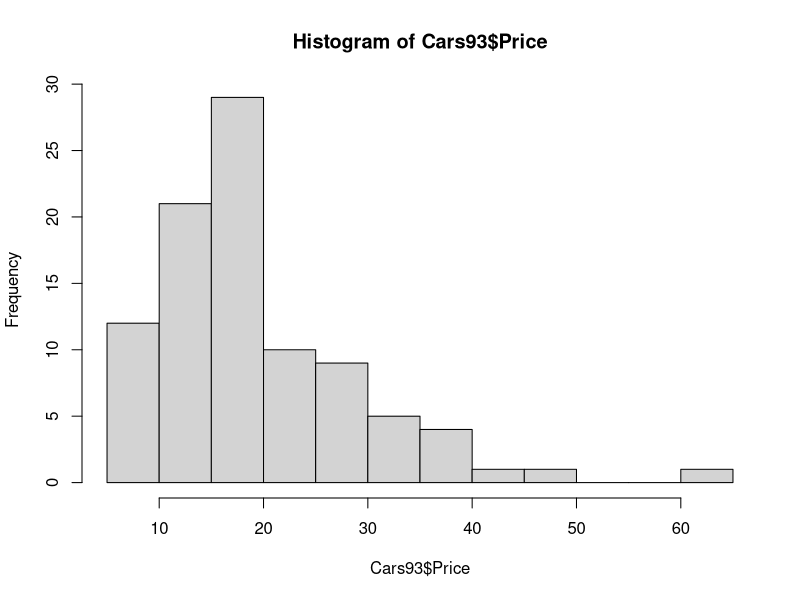
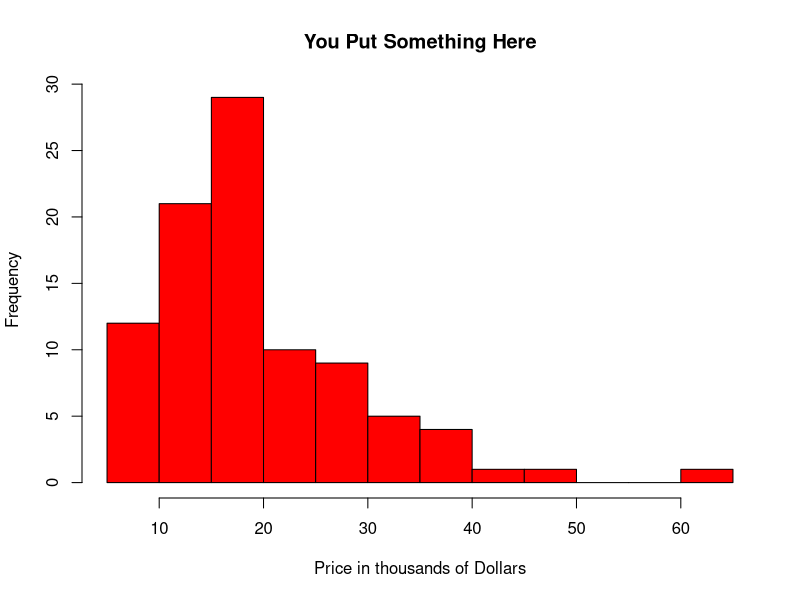
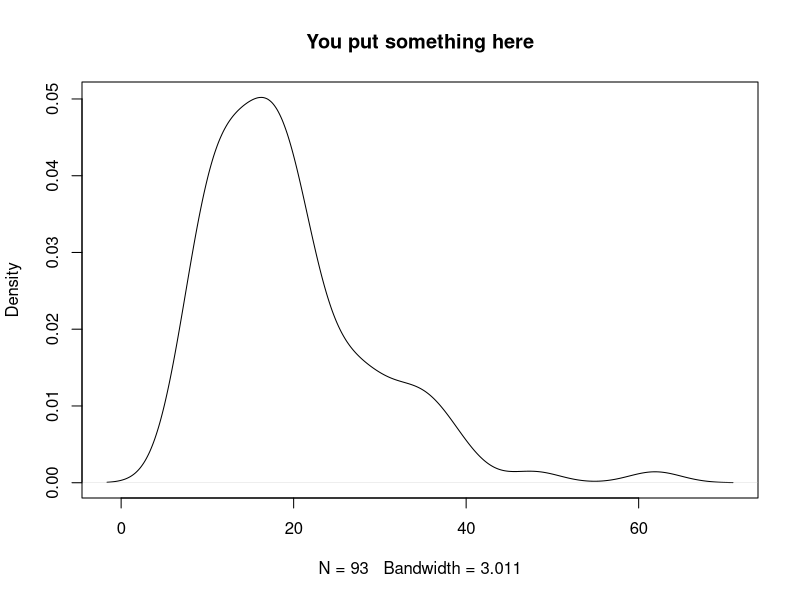
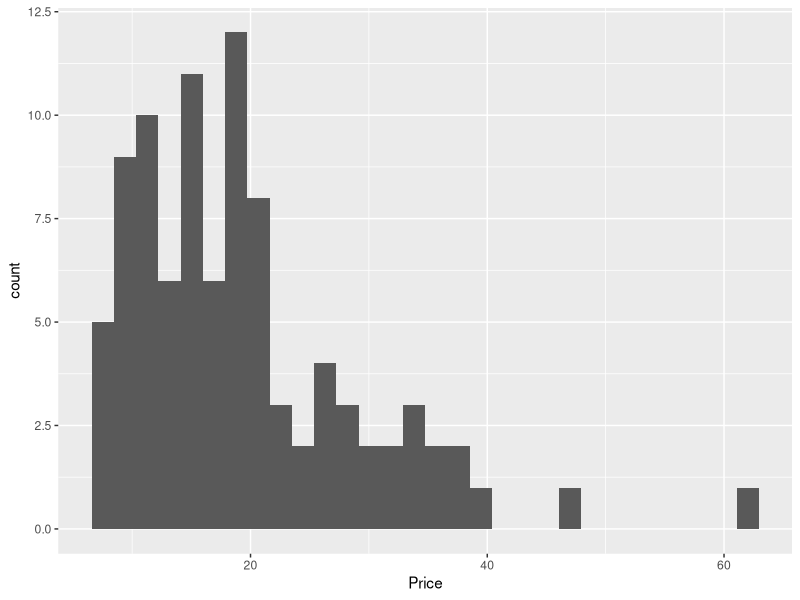
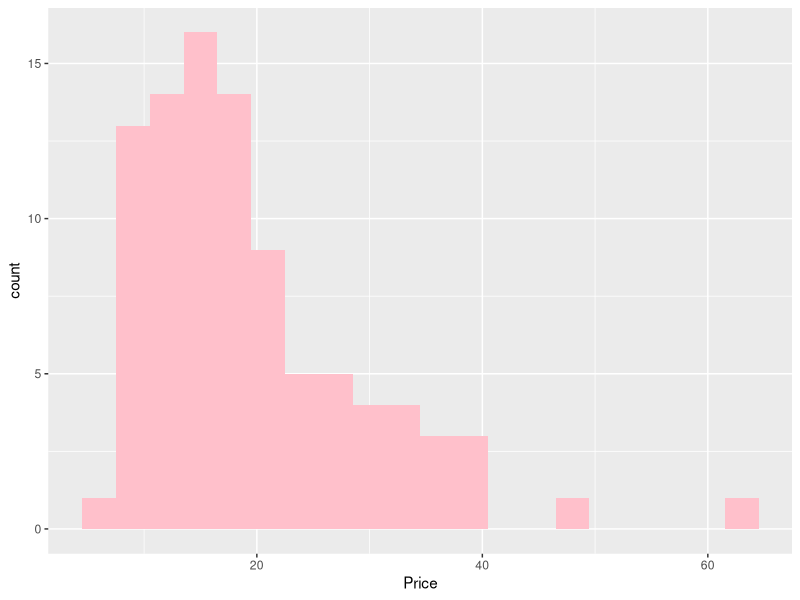
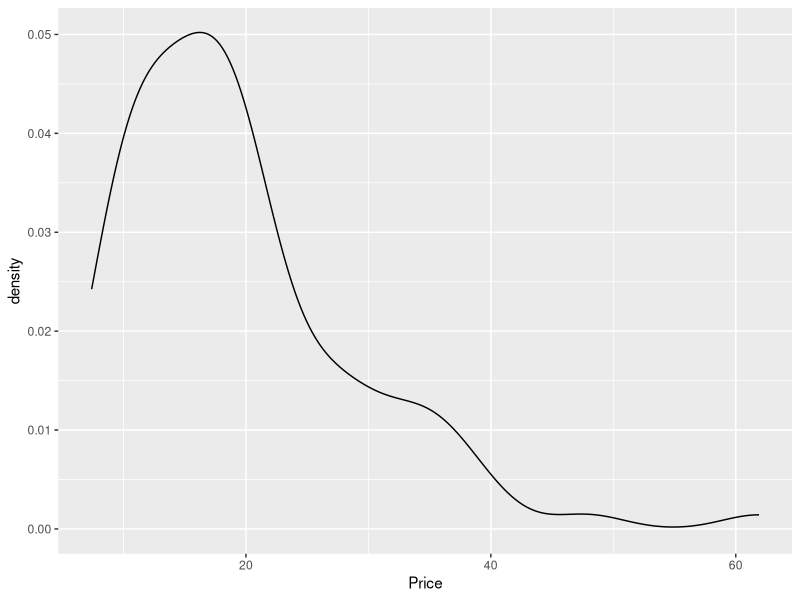
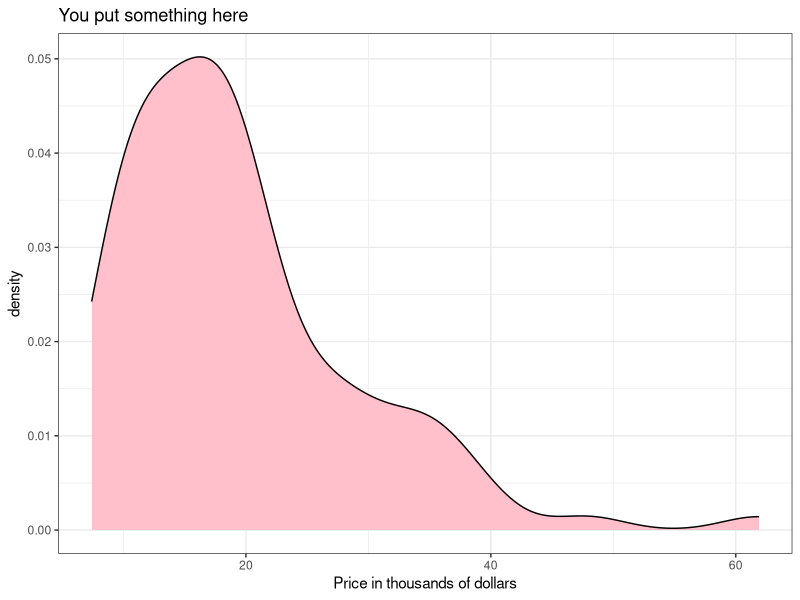
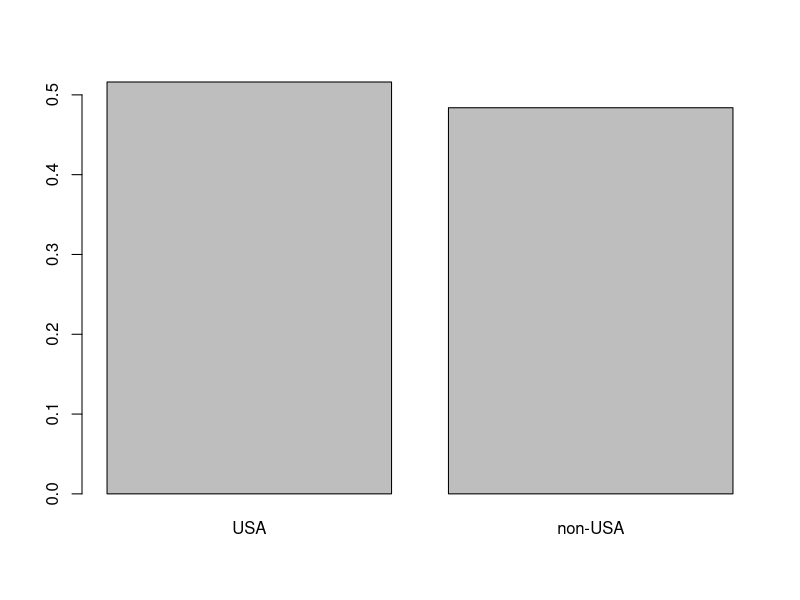

R code for these plots, in order:
# Back in Class!
library(MASS)
?Cars93
str(Cars93)
# quantitative first
hist(Cars93$Price)
hist(Cars93$Price, xlab = "Price in thousands of Dollars", main = "You Put Something Here", col = "red")
plot(density(Cars93$Price), main = "You put something here")
#  ggplot2
library(ggplot2)
ggplot(data = Cars93, aes(x = Price)) + 
  geom_histogram()
#
ggplot(data = Cars93, aes(x = Price)) + 
  geom_histogram(fill = "pink", binwidth = 3)
#
ggplot(data = Cars93, aes(x = Price)) + 
  geom_density()
ggplot(data = Cars93, aes(x = Price)) + 
  geom_density(fill = "pink") + 
  labs(x = "Price in thousands of dollars", title = "You put something here") +
  theme_bw()
# shape 
# center
md <- median(Cars93$Price)
# spread
iqr <- IQR(Cars93$Price)
c(md, iqr)
qs <- quantile(Cars93$Price)
qs
qs[4]
qs[2]
qs[4] - qs[2]
# categorical next
T1 <- xtabs(~Origin, data = Cars93)
T1
T2 <- prop.table(T1)
T2
barplot(T2)
T3 <- xtabs(~Origin + AirBags, data = Cars93)
T3
T4 <- prop.table(T3, 2)
T4
barplot(T4)
# ggplot2 approach
ggplot(data = Cars93, aes(x = Origin)) + geom_bar()
# bivariate categorical
ggplot(data = Cars93, aes(x = Origin, fill = AirBags)) + 
  geom_bar(position = "fill")
# multivariate categorical
ggplot(data = Cars93, aes(x = Origin, fill = AirBags)) + 
  geom_bar(position = "fill") + 
  facet_grid(.~ DriveTrain)
# bivariate quantitative
ggplot(data = Cars93, aes(x = Weight, y = Horsepower)) + 
  geom_point() 
# multivariate quantitative
ggplot(data = Cars93, aes(x = Weight, y = Horsepower, color = DriveTrain)) + 
  geom_point() +
  stat_smooth() +
  facet_grid(.~AirBags) +
  theme_bw()
